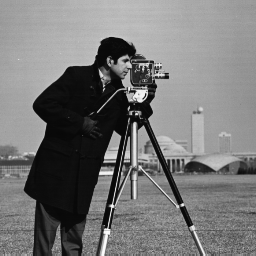
%> input picture imagedb/cameraman.tif, 256 x 256 px
$ octave exercise2.0.m   (GNU Octave 9; MATLAB toolbox functions it lacks are replaced by stand-ins)
%> lines starting %> are read from the running program, lines starting %| are printed output that depends on the picture; in (x1, y1, x2, y2) boxes, pixels count from 0 and x2, y2 are one past the last pixel; in counts of white or black regions, pixels touching at a corner belong together; the program's own positions count from 1
#Cropping images for usage and turning them into black and white(binary) images

I1 = imread("cameraman.tif");
%> I1 is the input picture: size 256x256x3 uint8; min 7, max 253, mean 118.7
rect = [20,20,120,120];
M1 = imcrop(I1,rect);
BW1 = im2bw(M1,graythresh(M1));
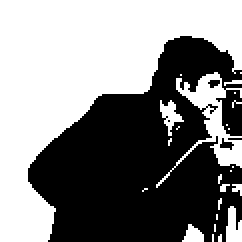
%> BW1: size 121x121 logical (shown 2 times larger); 52% white; 5 black regions (3 under 20 px), largest, box (x1, y1, x2, y2) and area: (14, 18, 121, 121) 6978, (110, 69, 117, 75) 21

figure 1,
subplot(2,3,2), imshow(I1), title('I1');
subplot(2,3,4), imshow(M1), title('M1');
subplot(2,3,6), imshow(BW1), title('BW1');

I2 = imread("kids.tif");
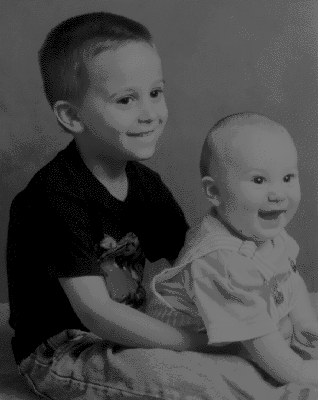
%> input picture imagedb/kids.tif, 318 x 400 px
%> I2 is the input picture: size 400x318x3 uint8; min 0, max 127, mean 71.3
rect = [20,20,120,120];
M2 = imcrop(I2,rect);
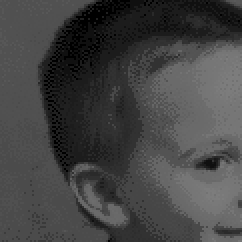
%> M2: size 121x121x3 uint8 (shown 2 times larger); min 0, max 126, mean 67.5
BW2 = im2bw(M2,graythresh(M2));
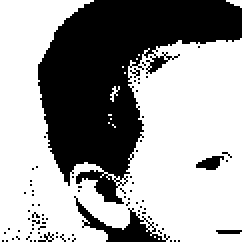
%> BW2: size 121x121 logical (shown 2 times larger); 62.2% white; 81 black regions (77 under 20 px), largest, box (x1, y1, x2, y2) and area: (19, 0, 121, 102) 4991, (37, 98, 85, 121) 321, (98, 78, 112, 85) 62, (108, 115, 121, 117) 24

figure 2,
subplot(2,3,2), imshow(I2), title('I2');
subplot(2,3,4), imshow(M2), title('M2');
subplot(2,3,6), imshow(BW2), title('BW2');

I3 = imread("rice.tif");
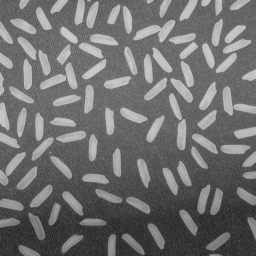
%> input picture imagedb/rice.tif, 256 x 256 px
%> I3 is the input picture: size 256x256x3 uint8; min 40, max 204, mean 111.2
rect = [20,20,120,120];
M3 = imcrop(I3,rect);
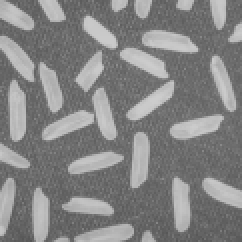
%> M3: size 121x121x3 uint8 (shown 2 times larger); min 85, max 204, mean 131.6
BW3 = im2bw(M3,graythresh(M3));
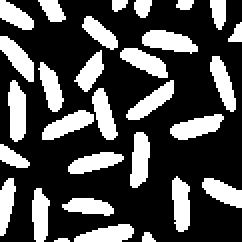
%> BW3: size 121x121 logical (shown 2 times larger); 30.3% white; 30 white regions (1 under 20 px), largest, box (x1, y1, x2, y2) and area: (4, 40, 13, 71) 221, (71, 15, 99, 27) 219, (85, 57, 112, 70) 210

figure 3,
subplot(2,3,2), imshow(I1), title('I3');
subplot(2,3,4), imshow(M1), title('M3');
subplot(2,3,6), imshow(BW1), title('BW3');
